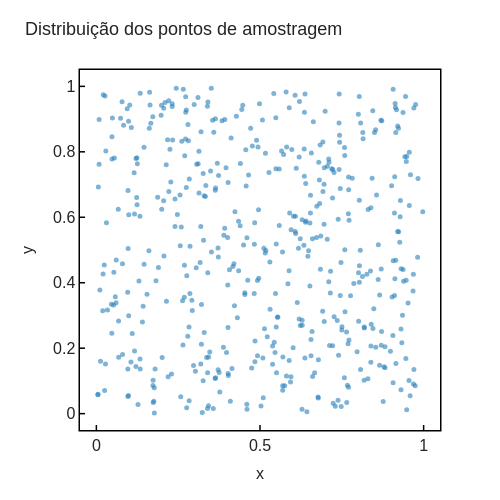

Source (notebook cell):
### Markdown cell above
Vamos olhar para a distribuição dos pontos.

### Code cell
plot_points(X_COLLOC)

### Figure 1 — Plotly figure (JSON) as saved in the notebook; plotly's stock layout.template omitted (floating-point values rounded to 4 significant figures; data arrays with more than 128 entries replaced by an {"elided": "..."} marker saying what was removed)
{"data": [{"marker": {"color": "#2980B9", "opacity": 0.6, "size": 5}, "mode": "markers", "name": "Colocação", "type": "scatter", "x": {"elided": "500 float values"}, "y": {"elided": "500 float values"}}], "layout": {"font": {"family": "Arial", "size": 16}, "height": 500, "legend": {"borderwidth": 1, "font": {"size": 15}, "orientation": "v", "x": 1.02, "xanchor": "left", "y": 1, "yanchor": "top"}, "margin": {"b": 70, "l": 80, "r": 60, "t": 70}, "title": {"font": {"size": 18}, "text": "Distribuição dos pontos de amostragem"}, "width": 500, "xaxis": {"linecolor": "black", "linewidth": 1.5, "mirror": true, "range": [-0.05, 1.05], "showline": true, "tickcolor": "black", "ticklen": 5, "ticks": "inside", "tickwidth": 1.5, "title": {"font": {"size": 16}, "text": "x"}}, "yaxis": {"linecolor": "black", "linewidth": 1.5, "mirror": true, "range": [-0.05, 1.05], "scaleanchor": "x", "scaleratio": 1, "showline": true, "tickcolor": "black", "ticklen": 5, "ticks": "inside", "tickwidth": 1.5, "title": {"font": {"size": 16}, "text": "y"}}}}
